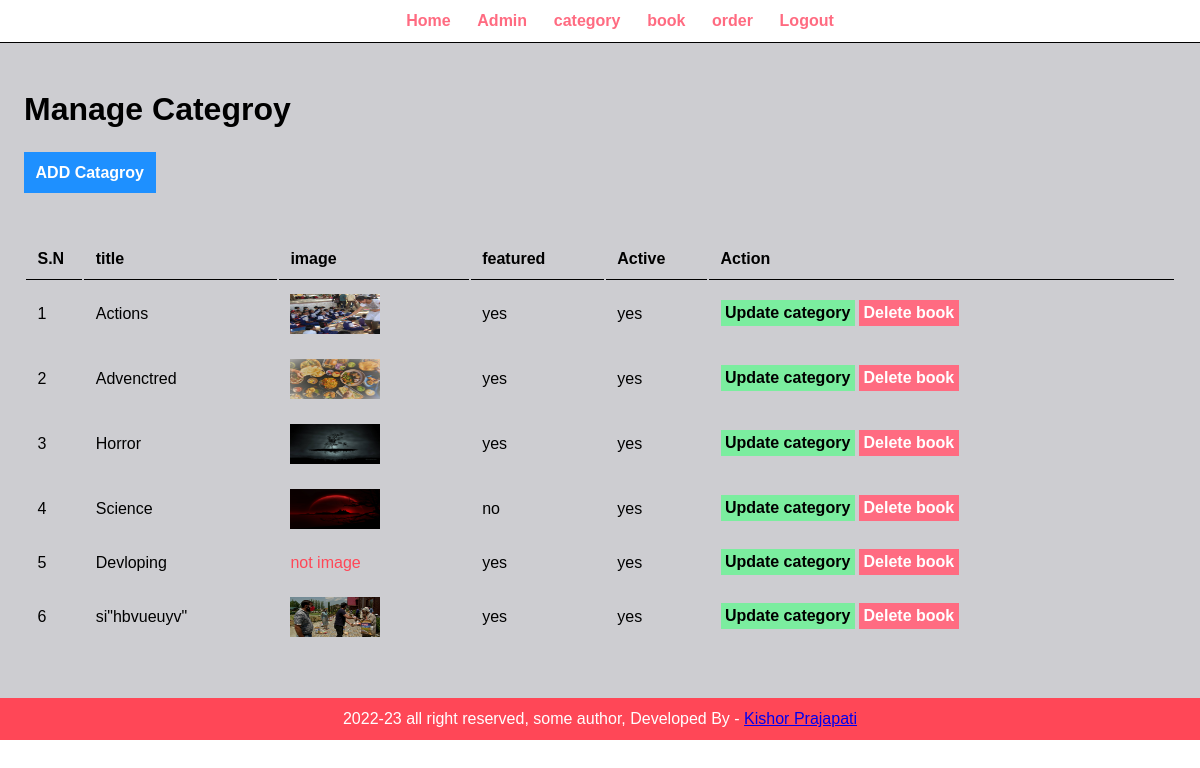
The page /admin/m-c.php (signed in) on the database its author committed.
### tables this page shows
CREATE TABLE `ca` (
  `id` int(10) UNSIGNED NOT NULL,
  `featured` varchar(10) NOT NULL,
  `active` varchar(10) NOT NULL,
  `title` varchar(100) NOT NULL,
  `image_name` varchar(250) NOT NULL
);

### admin/m-c.php (the view, shortened to what this page needs)
<?php include("p/menu.php")   ?>
<div class='main'>
    <div class="wrapper">
    <h1>Manage Categroy</h1>
<br><br>
        <a href="add-cat.php" class="btn">ADD Catagroy</a><br><br>
        ?><br><br>
        <table class="tbl">
            <tr>
                <th>S.N</th>
                <th>title</th>
               <th>image</th>
                <th>featured</th>
                <th>Active</th>
                <th>Action</th>
            </tr>
                <?php
                $sql = "SELECT * FROM `ca` WHERE 1";
                $res = mysqli_query($conn, $sql);
                $count = mysqli_num_rows($res);
                $sn=1;
                if ($count>0){
                    while($row=mysqli_fetch_assoc($res))
                    {
                        $id= $row['id'];
                        $title= $row['title'];
                        $image_name = $row['image_name'];
                        $featured=$row['featured'];
                        $active=$row['active'];
                        ?>
                         <tr>
                            <td><?php echo $sn++; ?></td>
                            <td><?php echo $title; ?></td>
                            <td><?php
                                   if($image_name==''){
                                    echo "<div class='e'>not image</div>";
                                   }else{
                                    ?>
                                    <img src='<?php echo "http://localhost/project/"; ?>images/ca/<?php echo $image_name; ?>' width='90px' height='40px'>
                                    <?php
                                   }
                             ?>
                            </td>
                            <td><?php echo $featured; ?></td>
                            <td><?php echo $active; ?></td>
                            <td>
                            <a href="<?php echo "http://localhost/project/"; ?>admin/u-c.php?id=<?php echo $id; ?>" class="btn-s">Update category</a>
                             <a href="<?php echo "http://localhost/project/"; ?>admin/d-c.php?id=<?php echo $id; ?>&image_name=<?php echo $image_name; ?>" class="btn-d"> Delete book</a>
                            </td>
                         </tr>
                        <?php
                    }
                }
                else{
                    ?>
                    <tr>
                        <td colspan='6'><div class='e'>no categroy add..</div></td>
                    </tr>
                    <?php
                }
                ?>
        </table>
        </div>
</div>
<?php include("p/f.php")   ?>

### admin/p/menu.php (shortened to what this page needs)
<html>
    <head>
        <link rel="stylesheet" href="../css/admin.css">
    </head>
    <body>
    <div class="menu text">
        <div class="wrapper">
        <ul>
            <li><a href='index.php'>Home</a></li>
            <li><a href='manage-admin.php'>Admin </a></li>
            <li><a href='m-c.php'>category</a></li>
            <li><a href='m-b.php'>book</a></li>
            <li><a href='m-o.php'>order</a></li>
            <li><a href='logout.php'>Logout</a></li>
        </ul>
        </div>
     </div>

### admin/p/f.php
<div class="foot">
    <div class="wrapper ">
    <p class="text">2022-23 all right reserved, some author, Developed By - <a href="#">Kishor Prajapati</a></p>
        </div>
        </div>
</body>
</html>

### css/admin.css (style rules this page uses)
* { margin:0; font-family:Arial, Helvetica, sans-serif; }
.wrapper { padding:1%; width:96%; margin:0 auto; }
.text { text-align:center; text-decoration:none; }
.foot { background-color:#ff4757; color:white; }
.menu { text-align:center; border-bottom:1px solid black; }
.menu ul { list-style-type:none; }
.menu ul li { display:inline; padding:1%; }
.menu ul li a { text-decoration:none; color:#ff6b81; font-weight:bold; }
.main { background-color: #cdcdd1; padding:3% 0; width:100%; }
.tbl { width:100%; }
table tr th { border-bottom:1.5px solid black; padding:1%; text-align:left; word-spacing: 3px; }
table tr td { padding:1%; }
.btn { background-color:#1e90ff; text-decoration:none; padding:1%; color:white; font-weight:bold; }
.btn-s { background-color:#7bed9f; text-decoration:none; padding:1%; color:black; font-weight:bold; cursor:pointer; }
.btn-d { background-color:#ff6b81; text-decoration:none; padding:1%; color:white; font-weight:bold; }
.e { color:#ff4757; }

### rows shown on the page
ca: title "Actions", image_name (picture), featured "yes", active "yes"
ca: title "Advenctred", image_name (picture), featured "yes", active "yes"
ca: title "Horror", image_name (picture), featured "yes", active "yes"
ca: title "Science", image_name (picture), featured "no", active "yes"
ca: title "Devloping", image_name "not image", featured "yes", active "yes"
ca: title "si\"hbvueuyv\"", image_name (picture), featured "yes", active "yes"
